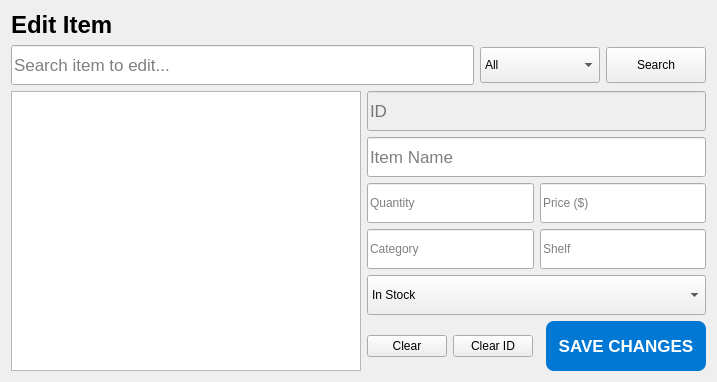
      <widget class="QWidget" name="pageEditItem">
       <layout class="QVBoxLayout" name="editItemLayout">
        <item>
         <widget class="QLabel" name="lblEditItem">
          <property name="text">
           <string>Edit Item</string>
          </property>
          <property name="font">
           <font>
            <pointsize>18</pointsize>
            <weight>75</weight>
            <bold>true</bold>
           </font>
          </property>
         </widget>
        </item>
        <item>
         <layout class="QHBoxLayout" name="editSearchLayout">
          <item>
           <widget class="QLineEdit" name="txtSearch_item_edit">
            <property name="placeholderText">
             <string>Search item to edit...</string>
            </property>
            <property name="minimumSize">
             <size>
              <width>0</width>
              <height>40</height>
             </size>
            </property>
            <property name="font">
             <font>
              <pointsize>13</pointsize>
             </font>
            </property>
           </widget>
          </item>
          <item>
           <widget class="QComboBox" name="cboSearchField_item_edit">
            <property name="minimumSize">
             <size>
              <width>120</width>
              <height>36</height>
             </size>
            </property>
            <item>
             <property name="text">
              <string>All</string>
             </property>
            </item>
            <item>
             <property name="text">
              <string>Name</string>
             </property>
            </item>
            <item>
             <property name="text">
              <string>Category</string>
             </property>
            </item>
            <item>
             <property name="text">
              <string>Shelf</string>
             </property>
            </item>
            <item>
             <property name="text">
              <string>Status</string>
             </property>
            </item>
           </widget>
          </item>
          <item>
           <widget class="QPushButton" name="btnSearch_item_edit">
            <property name="text">
             <string>Search</string>
            </property>
            <property name="minimumSize">
             <size>
              <width>100</width>
              <height>36</height>
             </size>
            </property>
           </widget>
          </item>
         </layout>
        </item>
        <item>
         <layout class="QHBoxLayout" name="editListAndFormLayout">
          <item>
           <widget class="QListWidget" name="lstSearch_item_edit">
            <property name="minimumSize">
             <size>
              <width>350</width>
              <height>0</height>
             </size>
            </property>
            <property name="font">
             <font>
              <pointsize>12</pointsize>
             </font>
            </property>
           </widget>
          </item>
          <item>
           <layout class="QVBoxLayout" name="editFormLayout">
            <item>
             <widget class="QLineEdit" name="txtId_item_edit">
              <property name="placeholderText">
               <string>ID</string>
              </property>
              <property name="enabled">
               <bool>false</bool>
              </property>
              <property name="minimumSize">
               <size>
                <width>0</width>
                <height>40</height>
               </size>
              </property>
              <property name="font">
               <font>
                <pointsize>13</pointsize>
               </font>
              </property>
             </widget>
            </item>
            <item>
             <widget class="QLineEdit" name="txtName_item_edit">
              <property name="placeholderText">
               <string>Item Name</string>
              </property>
              <property name="minimumSize">
               <size>
                <width>0</width>
                <height>40</height>
               </size>
              </property>
              <property name="font">
               <font>
                <pointsize>13</pointsize>
               </font>
              </property>
             </widget>
            </item>
            <item>
             <layout class="QHBoxLayout" name="editQtyPriceLayout">
              <item>
               <widget class="QLineEdit" name="txtQuantity_item_edit">
                <property name="placeholderText">
                 <string>Quantity</string>
                </property>
                <property name="minimumSize">
                 <size>
                  <width>0</width>
                  <height>40</height>
                 </size>
                </property>
               </widget>
              </item>
              <item>
               <widget class="QLineEdit" name="txtPrice_item_edit">
                <property name="placeholderText">
                 <string>Price ($)</string>
                </property>
                <property name="minimumSize">
                 <size>
                  <width>0</width>
                  <height>40</height>
                 </size>
                </property>
               </widget>
              </item>
             </layout>
            </item>
            <item>
             <layout class="QHBoxLayout" name="editCatShelfLayout">
              <item>
               <widget class="QLineEdit" name="txtCategory_item_edit">
                <property name="placeholderText">
                 <string>Category</string>
                </property>
                <property name="minimumSize">
                 <size>
                  <width>0</width>
                  <height>40</height>
                 </size>
                </property>
               </widget>
              </item>
              <item>
               <widget class="QLineEdit" name="txtShelf_item_edit">
                <property name="placeholderText">
                 <string>Shelf</string>
                </property>
                <property name="minimumSize">
                 <size>
                  <width>0</width>
                  <height>40</height>
                 </size>
                </property>
               </widget>
              </item>
             </layout>
            </item>
            <item>
             <widget class="QComboBox" name="cboStatus_item_edit">
              <property name="minimumSize">
               <size>
                <width>0</width>
                <height>40</height>
               </size>
              </property>
              <item>
               <property name="text">
                <string>In Stock</string>
               </property>
              </item>
              <item>
               <property name="text">
                <string>Low Stock</string>
               </property>
              </item>
              <item>
               <property name="text">
                <string>Out of Stock</string>
               </property>
              </item>
              <item>
               <property name="text">
                <string>Sold Out</string>
               </property>
              </item>
             </widget>
            </item>
            <item>
             <layout class="QHBoxLayout" name="editBtnLayout">
              <item>
               <widget class="QPushButton" name="btnClear_name_item_edit">
                <property name="text">
                 <string>Clear</string>
                </property>
               </widget>
              </item>
              <item>
               <widget class="QPushButton" name="btnClear_id_item_edit">
                <property name="text">
                 <string>Clear ID</string>
                </property>
               </widget>
              </item>
              <item>
               <spacer name="editItemSpacer">
                <property name="orientation">
                 <enum>Qt::Horizontal</enum>
                </property>
               </spacer>
              </item>
              <item>
               <widget class="QPushButton" name="btnEdit_item">
                <property name="text">
                 <string>SAVE CHANGES</string>
                </property>
                <property name="minimumSize">
                 <size>
                  <width>160</width>
                  <height>50</height>
                 </size>
                </property>
                <property name="font">
                 <font>
                  <pointsize>13</pointsize>
                  <weight>75</weight>
                  <bold>true</bold>
                 </font>
                </property>
                <property name="styleSheet">
                 <string notr="true">QPushButton { background-color: #0078d4; color: white; border: none; border-radius: 8px; } QPushButton:hover { background-color: #005a9e; }</string>
                </property>
               </widget>
              </item>
             </layout>
            </item>
           </layout>
          </item>
         </layout>
        </item>
       </layout>
      </widget>
